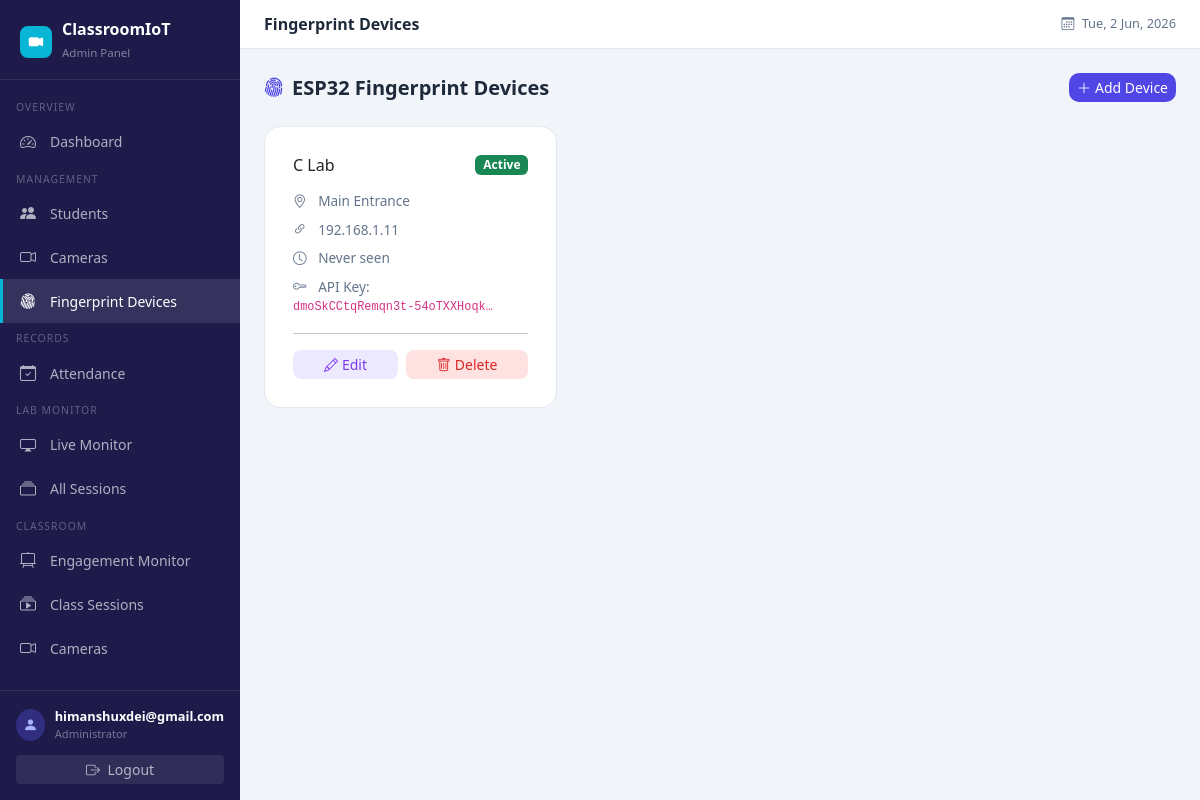
Page /esp32-devices/ (signed in) on the committed database.
### entrance_cam/models.py (models this page shows, shortened)
class ESP32Device(models.Model):
    name = models.CharField(max_length=100)
    ip_address = models.CharField(max_length=100, help_text="ESP32 IP address or server URL")
    location = models.CharField(max_length=100, default='Main Entrance')
    is_active = models.BooleanField(default=True)
    last_seen = models.DateTimeField(null=True, blank=True)
    api_key = models.CharField(max_length=64, unique=True)
    enrollment_mode = models.BooleanField(default=False)
    enrollment_student = models.ForeignKey(
        Student, on_delete=models.SET_NULL, null=True, blank=True, related_name='enrollment_device'
    )
    pending_fingerprint_id = models.IntegerField(null=True, blank=True)
    created_at = models.DateTimeField(auto_now_add=True)
    updated_at = models.DateTimeField(auto_now=True)
    class Meta:
        ordering = ['-created_at']
        verbose_name = 'ESP32 Device'
        verbose_name_plural = 'ESP32 Devices'

### entrance_cam/views.py (the view)
# urls.py: path('esp32-devices/',                  views.esp32_device_list,   name='esp32_device_list'),
@login_required
def esp32_device_list(request):
    devices = ESP32Device.objects.all()
    return render(request, 'entrance_cam/esp32_device_list.html', {'devices': devices})

### templates/entrance_cam/esp32_device_list.html (shortened to what this page needs)
{% extends "entrance_cam/base.html" %}
{% block page_title %}Fingerprint Devices{% endblock %}
{% block content %}
<div class="section-hdr mb-4">
  <h5><i class="bi bi-fingerprint me-2" style="color:#4f46e5"></i>ESP32 Fingerprint Devices</h5>
  <a href="{% url 'esp32_device_add' %}" class="btn btn-sm" style="background:#4f46e5;color:#fff;border:none;border-radius:10px">
    <i class="bi bi-plus-lg me-1"></i>Add Device
  </a>
</div>
{% if devices %}
<div class="row g-3">
  {% for device in devices %}
  <div class="col-md-6 col-xl-4">
    <div class="form-card">
      <div class="d-flex align-items-center justify-content-between mb-3">
        <h6 class="fw-700 mb-0">{{ device.name }}</h6>
        <span class="badge {% if device.is_active %}bg-success{% else %}bg-secondary{% endif %}">
          {% if device.is_active %}Active{% else %}Inactive{% endif %}
        </span>
      </div>
      <div style="font-size:0.85rem;color:#64748b">
        <div class="mb-2"><i class="bi bi-geo-alt me-2"></i> {{ device.location }}</div>
        <div class="mb-2"><i class="bi bi-link-45deg me-2"></i> {{ device.ip_address }}</div>
        <div class="mb-2">
          <i class="bi bi-clock me-2"></i>
          {% if device.last_seen %}Last seen: {{ device.last_seen|date:"H:i d M" }}{% else %}Never seen{% endif %}
        </div>
        <div class="mb-2"><i class="bi bi-key me-2"></i> API Key: <code class="text-truncate" style="max-width:200px;display:inline-block;vertical-align:bottom">{{ device.api_key }}</code></div>
      </div>
      <hr>
      <div class="d-flex gap-2">
        <a href="{% url 'esp32_device_edit' device.pk %}" class="btn btn-sm flex-fill" style="background:#ede9fe;color:#7c3aed;border:none;border-radius:8px">
          <i class="bi bi-pencil me-1"></i>Edit
        </a>
        <a href="{% url 'esp32_device_delete' device.pk %}" class="btn btn-sm flex-fill" style="background:#fee2e2;color:#dc2626;border:none;border-radius:8px">
          <i class="bi bi-trash me-1"></i>Delete
        </a>
      </div>
    </div>
  </div>
  {% endfor %}
</div>
{% endif %}
{% endblock %}

### templates/entrance_cam/base.html (shortened to what this page needs)
<!DOCTYPE html>
<html lang="en">
<head>
<link href="https://cdn.jsdelivr.net/npm/bootstrap@5.3.2/dist/css/bootstrap.min.css" rel="stylesheet">
<link href="https://cdn.jsdelivr.net/npm/bootstrap-icons@1.11.3/font/bootstrap-icons.css" rel="stylesheet">
</head>
<body>
{% if user.is_authenticated %}
<aside class="sidebar">
  <div class="sidebar-brand">
    <div style="display:flex;align-items:center;gap:10px">
      <div style="background:var(--accent);width:32px;height:32px;border-radius:8px;display:flex;align-items:center;justify-content:center">
        <i class="bi bi-camera-video-fill" style="color:#fff;font-size:0.9rem"></i>
      </div>
      <div>
        <h4>ClassroomIoT</h4>
        <small>Admin Panel</small>
      </div>
    </div>
  </div>
  <nav class="sidebar-nav">
    <div class="nav-section">Overview</div>
    <a href="{% url 'dashboard' %}" class="sidebar-link {% if request.resolver_match.url_name == 'dashboard' %}active{% endif %}">
      <i class="bi bi-speedometer2"></i> Dashboard
    </a>
    <div class="nav-section">Management</div>
    <a href="{% url 'student_list' %}" class="sidebar-link {% if 'student' in request.resolver_match.url_name %}active{% endif %}">
      <i class="bi bi-people-fill"></i> Students
    </a>
    <a href="{% url 'camera_list' %}" class="sidebar-link {% if 'camera' in request.resolver_match.url_name %}active{% endif %}">
      <i class="bi bi-camera-video"></i> Cameras
    </a>
    <a href="{% url 'esp32_device_list' %}" class="sidebar-link {% if 'esp32' in request.resolver_match.url_name %}active{% endif %}">
      <i class="bi bi-fingerprint"></i> Fingerprint Devices
    </a>
    <div class="nav-section">Records</div>
    <a href="{% url 'attendance_list' %}" class="sidebar-link {% if 'attendance' in request.resolver_match.url_name %}active{% endif %}">
      <i class="bi bi-calendar-check"></i> Attendance
    </a>
    <div class="nav-section">Lab Monitor</div>
    <a href="{% url 'lab_monitor' %}" class="sidebar-link {% if request.resolver_match.url_name == 'lab_monitor' %}active{% endif %}">
      <i class="bi bi-display"></i> Live Monitor
    </a>
    <a href="{% url 'session_list' %}" class="sidebar-link {% if request.resolver_match.url_name == 'session_list' %}active{% endif %}">
      <i class="bi bi-collection"></i> All Sessions
    </a>
    <div class="nav-section">Classroom</div>
    <a href="{% url 'classroom_dashboard' %}" class="sidebar-link {% if 'classroom' in request.path %}active{% endif %}">
      <i class="bi bi-easel2"></i> Engagement Monitor
    </a>
    <a href="{% url 'classroom_session_list' %}" class="sidebar-link">
      <i class="bi bi-collection-play"></i> Class Sessions
    </a>
    <a href="{% url 'classroom_camera_list' %}" class="sidebar-link">
      <i class="bi bi-camera-video"></i> Cameras
    </a>
  </nav>
  <div style="padding:16px;border-top:1px solid rgba(255,255,255,0.08)">
    <div style="display:flex;align-items:center;gap:10px;margin-bottom:12px">
      <div style="width:32px;height:32px;background:#312e81;border-radius:50%;display:flex;align-items:center;justify-content:center">
        <i class="bi bi-person-fill" style="color:#a5b4fc;font-size:0.9rem"></i>
      </div>
      <div>
        <div style="color:#fff;font-size:0.8rem;font-weight:600">{{ user.username }}</div>
        <div style="color:rgba(255,255,255,0.4);font-size:0.7rem">Administrator</div>
      </div>
    </div>
    <a href="{% url 'logout' %}" class="btn btn-sm w-100" style="background:rgba(255,255,255,0.08);color:rgba(255,255,255,0.65);border:none">
      <i class="bi bi-box-arrow-right me-1"></i> Logout
    </a>
  </div>
</aside>
{% endif %}
<div class="{% if user.is_authenticated %}main-content{% endif %}">
  {% if user.is_authenticated %}
  <div class="topbar">
    <span class="topbar-title">{% block page_title %}Dashboard{% endblock %}</span>
    <div style="display:flex;align-items:center;gap:12px">
      <span style="font-size:0.8rem;color:#64748b">
        <i class="bi bi-calendar3 me-1"></i>
        <span id="topbar-date"></span>
      </span>
    </div>
  </div>
  {% endif %}
  <div class="{% if user.is_authenticated %}content-area{% endif %}">
    {% block content %}{% endblock %}
  </div>
</div>
</body>
</html>

### templates/entrance_cam/base.html (style rules this page uses)
:root { --sidebar-w: 240px; --primary: #4f46e5; --primary-dark: #3730a3; --accent: #06b6d4; }
body { background: #f1f5f9; font-family: 'Segoe UI', sans-serif; margin: 0; padding: 0; overflow-x: hidden; }
.sidebar { position: fixed; top: 0; left: 0; height: 100vh; width: var(--sidebar-w); background: #1e1b4b; display: flex; flex-direction: column; z-index: 1000; }
.sidebar-brand { padding: 20px 20px 16px; border-bottom: 1px solid rgba(255,255,255,0.08); }
.sidebar-brand h4 { color: #fff; margin: 0; font-size: 1rem; font-weight: 700; }
.sidebar-brand small { color: rgba(255,255,255,0.45); font-size: 0.72rem; }
.sidebar-nav { flex: 1; padding: 12px 0; overflow-y: auto; }
.sidebar-nav { -ms-overflow-style: none; scrollbar-width: none; }
.nav-section { padding: 8px 16px 4px; font-size: 0.65rem; color: rgba(255,255,255,0.3); text-transform: uppercase; letter-spacing: 1px; }
.sidebar-link { display: flex; align-items: center; gap: 10px; padding: 10px 20px; color: rgba(255,255,255,0.65); text-decoration: none; font-size: 0.875rem; border-radius: 0; transition: all 0.15s; }
.sidebar-link:hover, .sidebar-link.active { color: #fff; background: rgba(255,255,255,0.1); border-left: 3px solid var(--accent); padding-left: 17px; }
.sidebar-link i { font-size: 1rem; width: 20px; }
.main-content { margin-left: var(--sidebar-w); min-height: 100vh; overflow-x: hidden; }
.topbar { background: #fff; border-bottom: 1px solid #e2e8f0; padding: 12px 24px; display: flex; align-items: center; justify-content: space-between; position: sticky; top: 0; z-index: 100; }
.topbar-title { font-weight: 600; font-size: 1rem; color: #1e293b; }
.content-area { padding: 24px; }
.form-card { background: #fff; border-radius: 16px; border: 1px solid #e2e8f0; padding: 28px; }
.section-hdr { display: flex; align-items: center; justify-content: space-between; margin-bottom: 20px; }
.section-hdr h5 { font-weight: 700; color: #1e293b; margin: 0; }

### rows in the picture
ESP32Device: name "C Lab", is_active "Active", location "Main Entrance", ip_address "192.168.1.11", shows "Never seen", api_key "dmoSkCCtqRemqn3t-54oTXXHoqk…"

### other values in the picture
{{ user.username }} "himanshuxdei@gmail.com"
